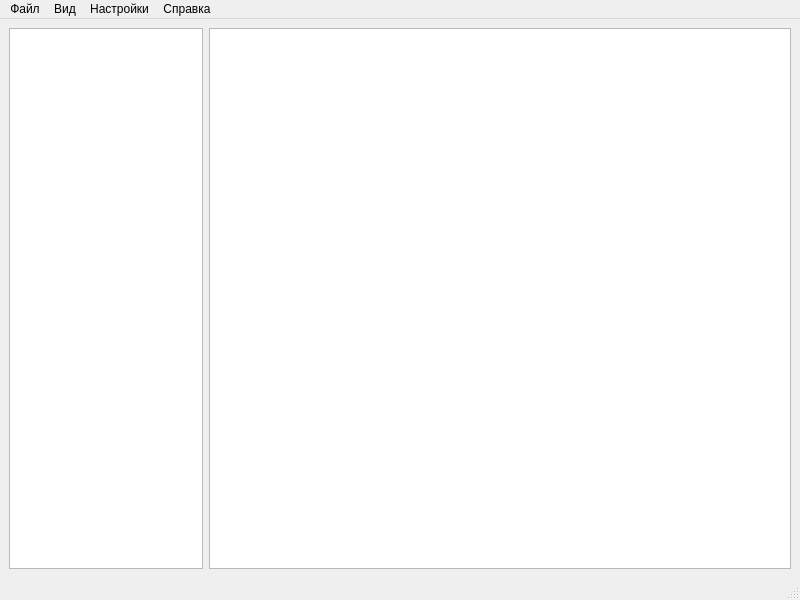
<?xml version="1.0" encoding="UTF-8"?>
<ui version="4.0">
 <class>MainWindow</class>
 <widget class="QMainWindow" name="MainWindow">
  <property name="geometry">
   <rect>
    <x>0</x>
    <y>0</y>
    <width>800</width>
    <height>600</height>
   </rect>
  </property>
  <property name="windowTitle">
   <string>MainWindow</string>
  </property>
  <widget class="QWidget" name="centralwidget">
   <layout class="QHBoxLayout" name="horizontalLayout" stretch="1,3">
    <item>
     <widget class="QTreeView" name="treeFileView"/>
    </item>
    <item>
     <layout class="QVBoxLayout" name="verticalLayout">
      <item>
       <widget class="QPlainTextEdit" name="MainPlainTextEdit"/>
      </item>
     </layout>
    </item>
   </layout>
  </widget>
  <widget class="QMenuBar" name="menubar">
   <property name="geometry">
    <rect>
     <x>0</x>
     <y>0</y>
     <width>800</width>
     <height>21</height>
    </rect>
   </property>
   <widget class="QMenu" name="menu">
    <property name="title">
     <string>Файл</string>
    </property>
    <addaction name="create"/>
    <addaction name="open"/>
    <addaction name="openReadOnly"/>
    <addaction name="save"/>
    <addaction name="separator"/>
    <addaction name="exit"/>
   </widget>
   <widget class="QMenu" name="menu_2">
    <property name="title">
     <string>Настройки</string>
    </property>
    <widget class="QMenu" name="menu_4">
     <property name="title">
      <string>Управление</string>
     </property>
     <addaction name="buttons"/>
    </widget>
    <widget class="QMenu" name="menu_5">
     <property name="title">
      <string>Язык</string>
     </property>
     <addaction name="russian"/>
     <addaction name="english"/>
    </widget>
    <widget class="QMenu" name="menu_6">
     <property name="title">
      <string>Тема</string>
     </property>
     <addaction name="light"/>
     <addaction name="dark"/>
    </widget>
    <addaction name="menu_4"/>
    <addaction name="menu_5"/>
    <addaction name="menu_6"/>
   </widget>
   <widget class="QMenu" name="menu_3">
    <property name="title">
     <string>Справка</string>
    </property>
    <addaction name="aboutProgram"/>
   </widget>
   <widget class="QMenu" name="menu_7">
    <property name="title">
     <string>Вид</string>
    </property>
    <addaction name="treeViewShow"/>
   </widget>
   <addaction name="menu"/>
   <addaction name="menu_7"/>
   <addaction name="menu_2"/>
   <addaction name="menu_3"/>
  </widget>
  <widget class="QStatusBar" name="statusbar"/>
  <action name="open">
   <property name="text">
    <string>Открыть</string>
   </property>
  </action>
  <action name="openReadOnly">
   <property name="text">
    <string>Открыть для чтения</string>
   </property>
  </action>
  <action name="save">
   <property name="text">
    <string>Сохранить</string>
   </property>
  </action>
  <action name="buttons">
   <property name="text">
    <string>Клавиши</string>
   </property>
  </action>
  <action name="russian">
   <property name="text">
    <string>Русский</string>
   </property>
  </action>
  <action name="english">
   <property name="text">
    <string>English</string>
   </property>
  </action>
  <action name="light">
   <property name="text">
    <string>Светлая</string>
   </property>
  </action>
  <action name="dark">
   <property name="text">
    <string>Тёмная</string>
   </property>
  </action>
  <action name="exit">
   <property name="text">
    <string>Выход</string>
   </property>
  </action>
  <action name="create">
   <property name="text">
    <string>Создать</string>
   </property>
  </action>
  <action name="aboutProgram">
   <property name="text">
    <string>О программе</string>
   </property>
  </action>
  <action name="treeViewShow">
   <property name="checkable">
    <bool>true</bool>
   </property>
   <property name="text">
    <string>Проводник</string>
   </property>
  </action>
 </widget>
 <resources/>
 <connections/>
</ui>
